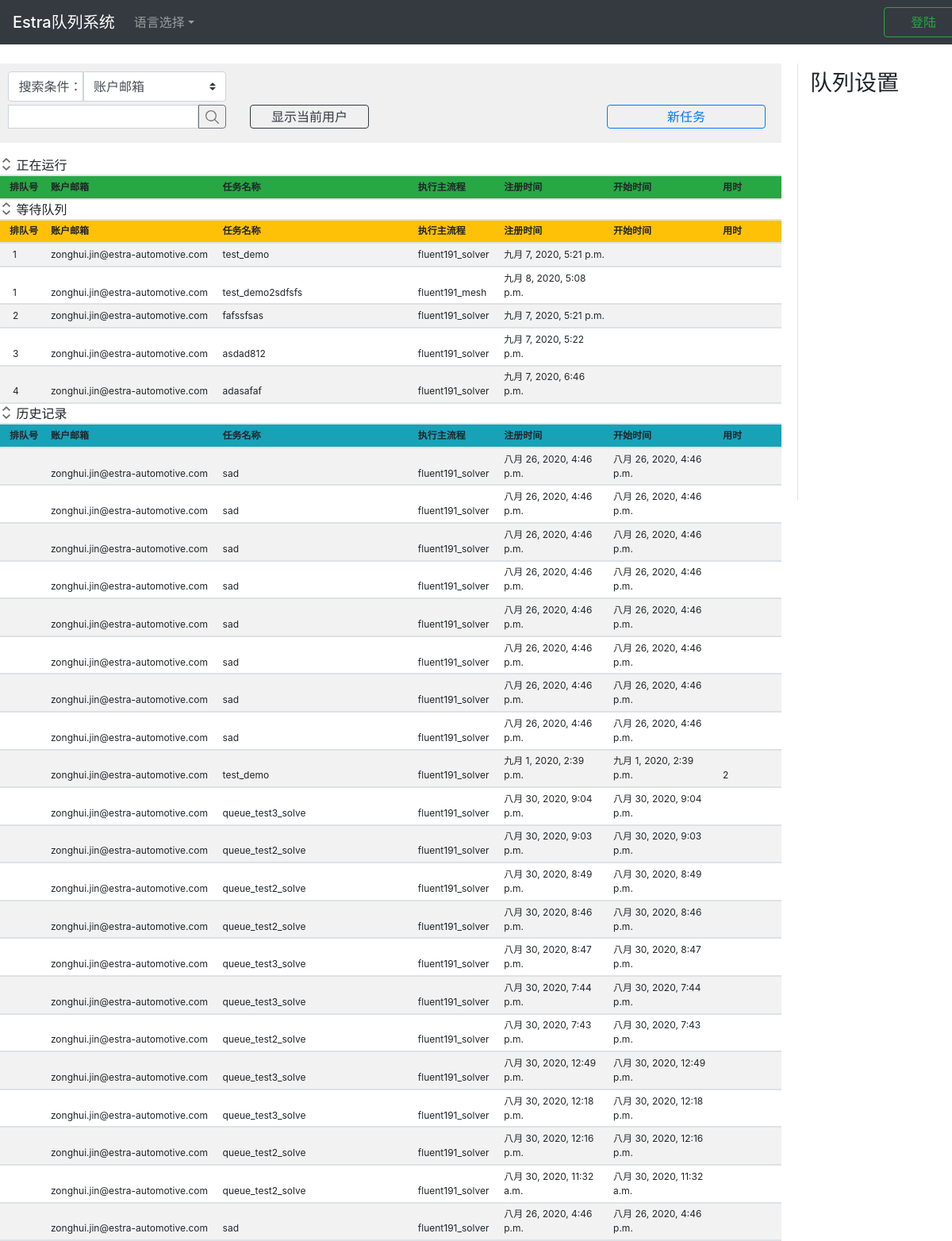
Before: / with the older database file.
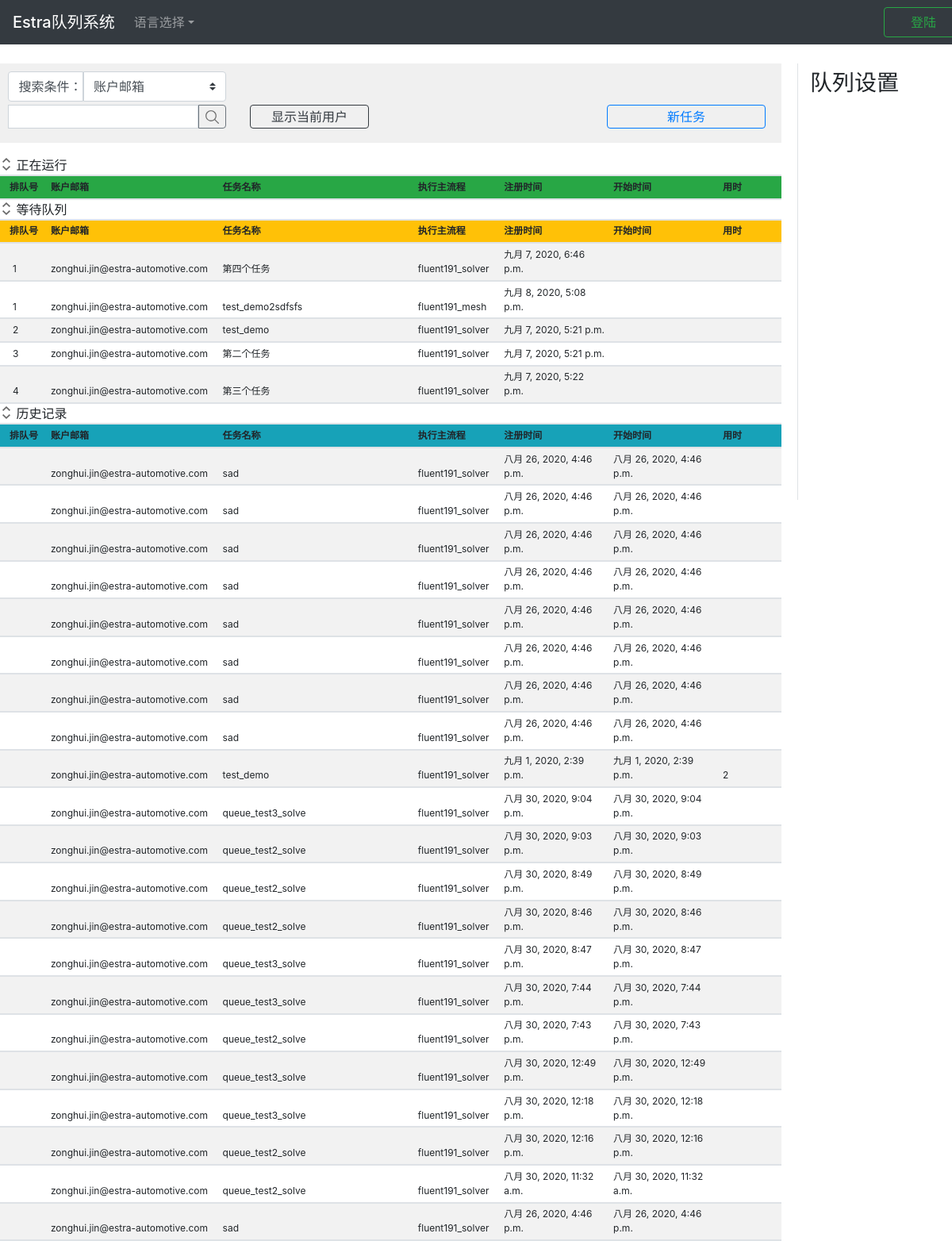
After: the same page with the newer database file.
### app_queue/models.py (models this page shows, shortened)
class WaitList(models.Model):
    objects = models.Manager()                  # for reminder purpose
    id = models.AutoField('ID', primary_key=True)
    order_id = models.IntegerField('队列ID', unique=False)
    account_email = models.EmailField('账户邮箱', )
    sender_address = models.CharField('请求者地址', max_length=64)
    exec_app = models.CharField('执行主流程', max_length=128)
    mission_name = models.CharField('任务名称', max_length=64)
    mission_data = models.TextField('任务详情', )
    register_time = models.DateTimeField('注册时间', auto_now_add=True)
    start_time = models.CharField('开始时间', blank=True, default='', max_length=64)
    used_time = models.CharField('用时', max_length=64, blank=True, default='')
    def short_mission_data(self):
        if len(str(self.mission_data)) > 30:
            return '{}...'.format(str(self.mission_data)[0:29])
        else:
            return str(self.mission_data)
    short_mission_data.allow_tags = True
    short_mission_data.short_description = '任务详情'
    class Meta:
        ordering = ["order_id"]
        verbose_name = "等待队列"
        verbose_name_plural = "等待队列"

class HistoryList(models.Model):
    objects = models.Manager()
    id = models.AutoField('ID', primary_key=True)
    order_id = models.CharField('队列ID', blank=True, default='', max_length=16)
    account_email = models.EmailField('账户邮箱', )
    sender_address = models.CharField('请求者地址', max_length=64)
    exec_app = models.CharField('执行主流程', max_length=128)
    mission_name = models.CharField('任务名称', max_length=64)
    mission_data = models.TextField('任务详情', )
    register_time = models.DateTimeField('注册时间')
    start_time = models.DateTimeField('开始时间')
    used_time = models.CharField('用时', max_length=64)
    def short_mission_data(self):
        if len(str(self.mission_data)) > 30:
            return '{}...'.format(str(self.mission_data)[0:29])
        else:
            return str(self.mission_data)
    short_mission_data.allow_tags = True
    short_mission_data.short_description = '任务详情'
    class Meta:
        ordering = ["id"]
        verbose_name = "历史记录队列"
        verbose_name_plural = "历史记录队列"

### app_queue/views.py (the view)
# urls.py: path(r'', views.index),
def index(request):
    user_name = request.session.get('user_name')
    user_name_short = ''
    user_auth = request.session.get('authorization')
    is_login = False
    if user_name:
        is_login = True
        user_name_short = user_name.split('.')[0]
    main_apps = os.listdir('server_app')
    extend_apps_dict = {}
    for i, app in enumerate(main_apps):
        extend_apps_list = []
        file_list = os.listdir('server_app/%s' % app)
        for file in file_list:
            if file.startswith('extend_'):
                app_name = file.replace('extend_', '')
                extend_apps_list.append(app_name)
        extend_apps_dict[app] = extend_apps_list
    parameters = {
        'error_info': '',
        'user_name_short': user_name_short,
        'user_name': user_name,
        'user_auth': user_auth,
        'is_login': is_login,
        'queue_pause': queue_pause[0],
        'main_apps': main_apps,
        'extend_apps_dict': extend_apps_dict,
    }
    for list_name, obj in list_obj.items():
        missions = obj.all()
        mission_number = missions.count()
        if mission_number > 20:
            missions = missions[:21]
        parameters[list_name] = missions
    return render(request, 'index.html', parameters)

### app_queue/templates/index.html (shortened to what the changed rows need)
{% extends 'base.html' %}
{% load static %}
{% block css %}
<link href="{% static 'css/index2.css' %}" rel="stylesheet"/>{% endblock %}
{% block content %}
<div class="block_content_left ">
    <div class="block_table table-hover table-striped table-sm mt-3" id="area_3tables">
        <div id="collapse_table1" class="collapse show">
            <table class="" id="table_running">
                <thead class="bg-success">
                <tr>
                    <th class="item1">排队号</th>
                    <th class="item2">账户邮箱</th>
                    <th class="item3">任务名称</th>
                    <th class="item4">执行主流程</th>
                    <th class="item5">注册时间</th>
                    <th class="item6">开始时间</th>
                    <th class="item7">用时</th>
                </tr>
                </thead>
            </table>
        </div>
        <div id="collapse_table2" class="collapse show">
            <table class="" id="table_waiting">
                <thead class="bg-warning">
                <tr>
                    <th class="item1">排队号</th>
                    <th class="item2">账户邮箱</th>
                    <th class="item3">任务名称</th>
                    <th class="item4">执行主流程</th>
                    <th class="item5">注册时间</th>
                    <th class="item6">开始时间</th>
                    <th class="item7">用时</th>
                </tr>
                </thead>
                <tbody>
                {% for mission in waiting_list %}
                <tr>
                    <td class="item1_td">{{mission.order_id}}</td>
                    <td>{{mission.account_email}}</td>
                    <td>{{mission.mission_name}}</td>
                    <td>{{mission.exec_app}}</td>
                    <td>{{mission.register_time}}</td>
                    <td>{{mission.start_time}}</td>
                    <td></td>
                </tr>
                {% endfor %}
                </tbody>
            </table>
        </div>
        <div id="collapse_table3" class="collapse show">
            <table class="" id="table_history">
                <thead class="bg-info">
                <tr>
                    <th class="item1">排队号</th>
                    <th class="item2">账户邮箱</th>
                    <th class="item3">任务名称</th>
                    <th class="item4">执行主流程</th>
                    <th class="item5">注册时间</th>
                    <th class="item6">开始时间</th>
                    <th class="item7">用时</th>
                </tr>
                </thead>
                <tbody>
                {% for mission in history_list reversed%}
                <tr>
                    <td></td>
                    <td>{{mission.account_email}}</td>
                    <td>{{mission.mission_name}}</td>
                    <td>{{mission.exec_app}}</td>
                    <td>{{mission.register_time}}</td>
                    <td>{{mission.start_time}}</td>
                    <td>{{mission.used_time}}</td>
                </tr>
                {% endfor %}
                </tbody>
            </table>
        </div>
    </div>
</div>
{% endblock content %}

Changed rows visible on the page:
changed WaitList: order_id "4" → "1"; mission_name "adasafaf" → "第四个任务"; moves up the list
shown differently, row unchanged: WaitList "test_demo2sdfsfs": moves down the list
changed WaitList "test_demo": order_id "1" → "2"
changed WaitList: order_id "2" → "3"; mission_name "fafssfsas" → "第二个任务"
changed WaitList: order_id "3" → "4"; mission_name "asdad812" → "第三个任务"
